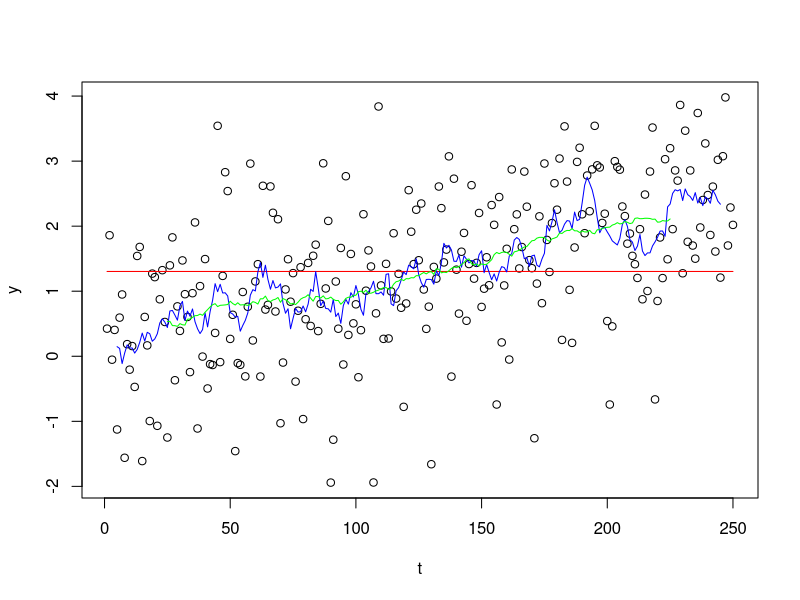
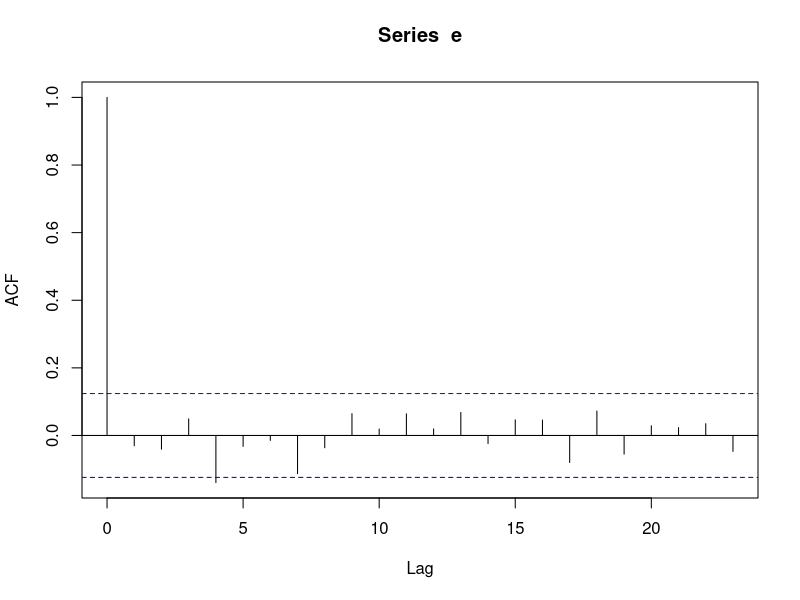
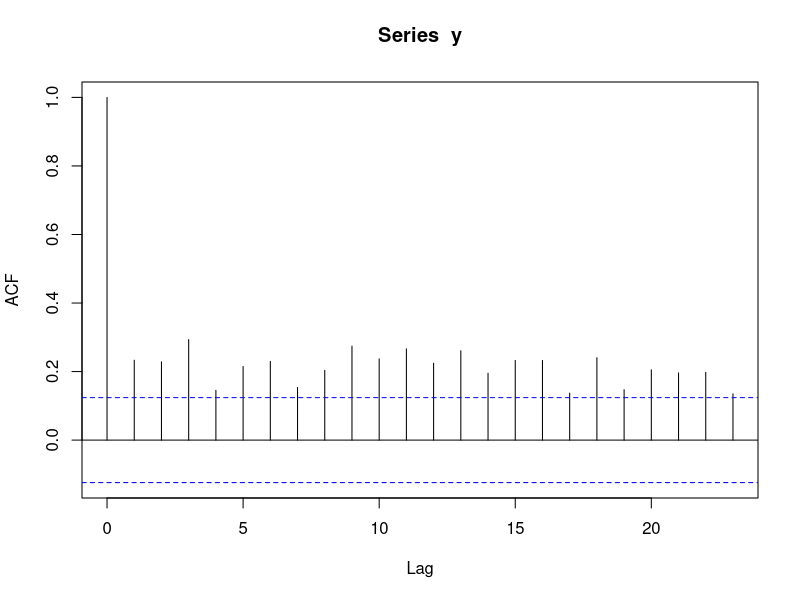

Recreate these plots in R, in order.
#==============Plot data with trend===============#

# generate sequence of integers
t<-seq(250) # represents samples e.g. every second

# create a time series y made up of a linear trend 
# and a random component
y<-0.01*t # linear
e<-rnorm(length(y)) # normally distributed, s.d. of 1
y<-y+e # trend plus random noise with constant variance

# plot the time series
plot(t,y)

# add the sample mean (not very helpful)
lines(t,seq(mean(y), mean(y), length.out=length(y)),col="red")
# could have used 
# abline(h = mean(y), col="red")

#================Moving average=================#

# create filters
myfilt10=rep(1/10,10) # equal weighting
myfilt50=rep(1/50,50) # equal weighting

# create moving averages using the filter() function
# and the two filters
# this calculates the mean for moving groups of size defined by the filters
yfilt10=filter(y,myfilt10)
yfilt50=filter(y,myfilt50)

# plot them on the same axes
lines(t,yfilt10,col="blue")
lines(t,yfilt50,col="green")

#=======autocorrelation function================#

# of the random component
acf(e)
 
# of the time series - note how acf clearly shows signal is non-random
acf(y)
